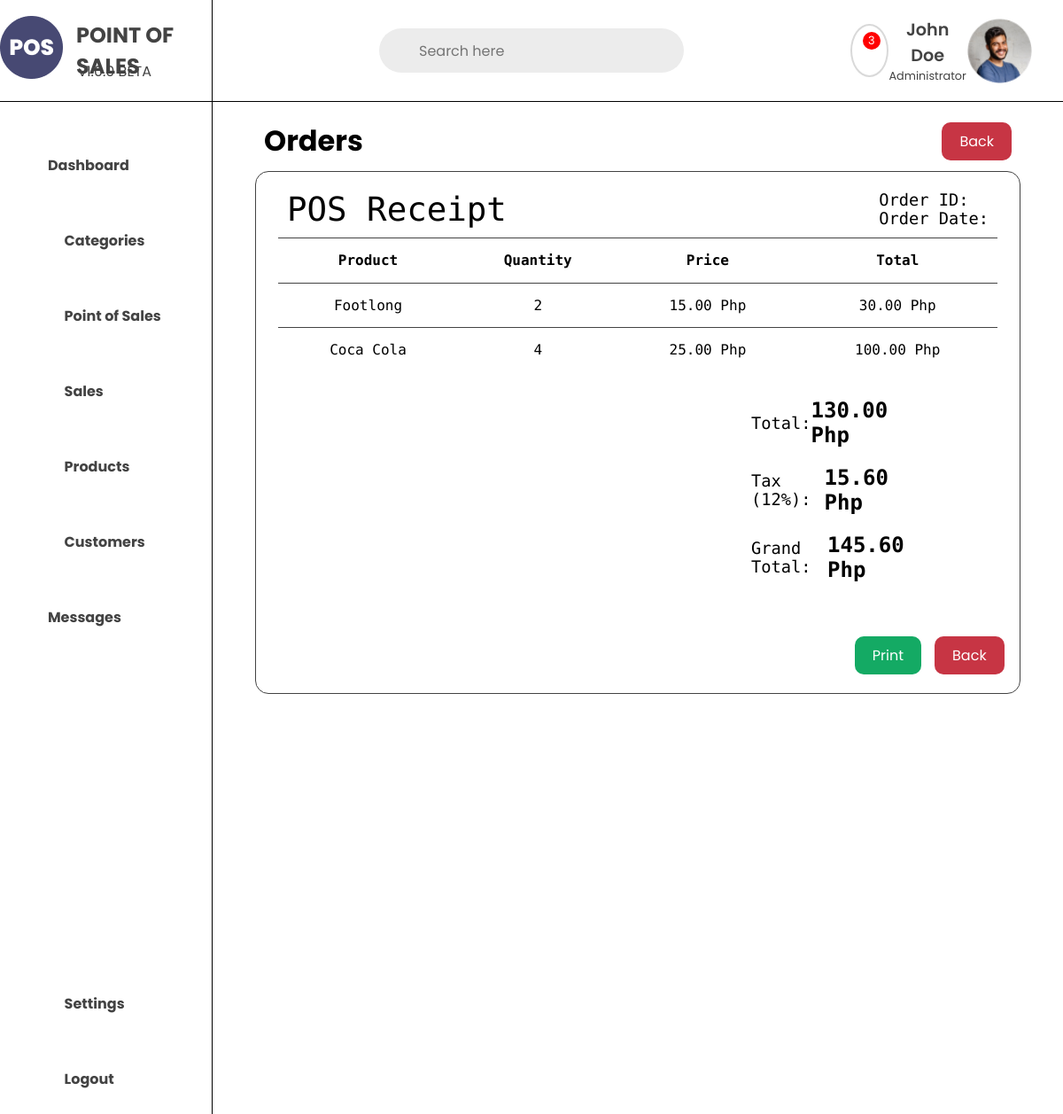
/mamgic-foodhub/point-of-sales/orders/, run on an earlier commit of the app's database.
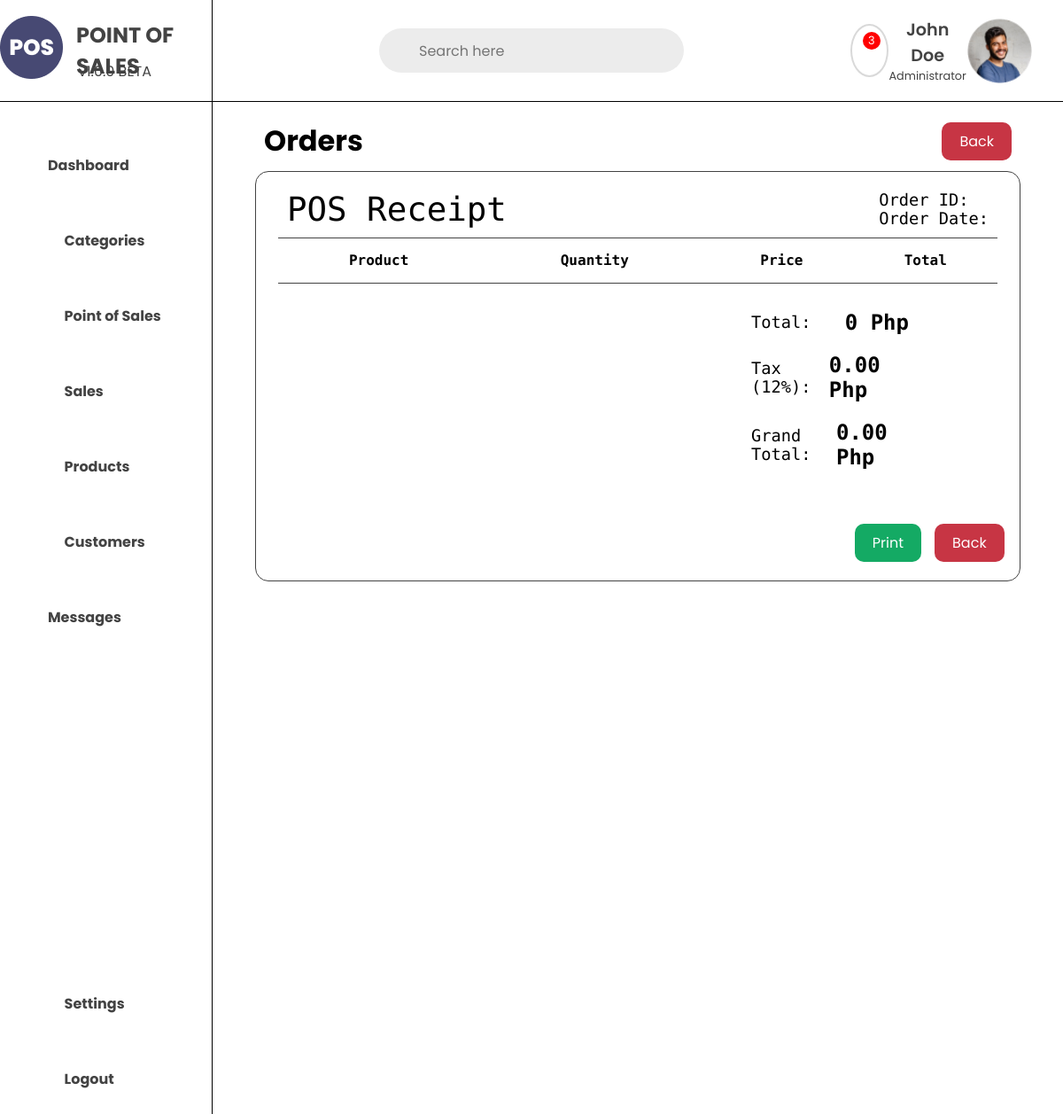
And on a later commit of the database.
### store/models.py (models this page shows)
class OrderItem(models.Model):
    order_item_id = models.CharField(max_length=100)
    order_item_order = models.ForeignKey(Order, on_delete=models.CASCADE, null=True)
    order_item_product = models.ForeignKey(Product, on_delete=models.CASCADE)
    order_item_quantity = models.IntegerField()
    order_item_price = models.DecimalField(max_digits=10, decimal_places=2, null=True, blank=True)
    order_item_total = models.DecimalField(max_digits=10, decimal_places=2, null=True)
    order_item_created = models.DateTimeField(blank=True,null=True)
    def __str__(self):
        return self.order_item_product.product_name

class Product(models.Model):
    product_name = models.CharField(max_length=100)
    product_slug = models.SlugField(max_length=100, unique=True, null=True, blank=True)
    product_description = models.TextField(max_length=1000, blank=True)
    product_price = models.DecimalField(max_digits=10, decimal_places=2, null=True, blank=True)
    product_image = models.ImageField(upload_to='product_images', blank=True)
    product_category = models.ForeignKey(Category, on_delete=models.CASCADE, null=True)
    product_store = models.ForeignKey(Store, on_delete=models.CASCADE)
    product_created = models.DateTimeField(blank=True,null=True)
    def __str__(self):
        return self.product_name

### store/views.py (the view)
# urls.py: path('<slug:store_slug>/point-of-sales/orders/', views.pos_orders, name='pos_orders'),
def pos_orders(request, store_slug):
    store = get_object_or_404(Store, store_slug=store_slug)
    order_item = OrderItem.objects.filter(order_item_product__product_store=store, order_item_order__order_completed=False)
    order = Order.objects.filter(order_store=store, order_completed=False)
    settings = Setting.objects.all()
    order_total = 0
    for o in order_item:
        order_total += o.order_item_total
        print(o, "This is the order item")
    for setting in settings:
        tax = setting.tax
        currencies = setting.currency
        tax = float(tax) / 100
        print(tax)
    order_completed = True
    order_date = None
    order_id = None
    for ord in order:
        order_completed = ord.order_completed
        order_date = ord.order_created
        order_id = ord.order_id
    context = {
        'store': store,
        'order_items': order_item,
        'order_total': order_total,
        'order_completed': order_completed,
        'order_date': order_date,
        'order_id': order_id,
        'tax': tax,
        'currencies': currencies
    }
    return render(request, 'includes/pos/pos_includes/pos_orders.html', context)

### store/templates/includes/pos/pos_includes/pos_orders.html (shortened to what this page needs)
{% extends "includes/pos/base_templates/pos_base.html" %}
{% load static %}
{% block css %}
<link rel="stylesheet" href="{% static 'css/includes/pos_orders.css' %}">
{% endblock %}
{% block content %}
{% include "navbar.html" %}
<div class="pos-orders-container">
    <div class="pos-orders-header">
        <h1>Orders</h1>
        <div class="back-btn">
            <a href="{% url 'pos' store_slug=store.store_slug %}">Back</a>
        </div>
    </div>
    <div class="receipt-body">
        <div class="receipt-header">
            <div class="receipt-header-left">
                <h3>POS Receipt</h3>
            </div>
            <div class="receipt-header-right">
                <h3>Order ID: </h3>
                <h3>Order Date: </h3>
            </div>
        </div>
        <div class="receipt-body-section">
            <div class="r-table">
                <table>
                    <thead>
                        <tr>
                            <th>Product</th>
                            <th>Quantity</th>
                            <th>Price</th>
                            <th>Total</th>
                        </tr>
                    </thead>
                    <tbody>
                        {% for item in order_items %}
                        <tr>
                            <td>
                                {{ item.order_item_product }}
                            </td>
                            <td>
                                {{ item.order_item_quantity }}
                            </td>
                            <td>
                                {{ item.order_item_price }} Php
                            </td>
                            <td>
                                {{ item.order_item_total }} Php
                            </td>
                        </tr>
                        {% endfor %}
                </table>
            </div>
            <div class="r-total">
                <div class="r-total_total">
                    <h3>Total:</h3>
                    <span>{{order_total}} Php</span>
                </div>
                <div class="r-total_tax">
                    <h3>Tax (12%):</h3>
                    <span id="r-tax"></span>
                </div>
                <div class="r-total_grandtotal">
                    <h3>Grand Total:</h3>
                    <span id="r-grand-total"></span>
                </div>
            </div>
            <div class="r-btns">
                <div class="r-main-btn">
                    <div class="r-btn-print">
                        <a href="{% url 'pos_getOrders' store_slug=store.store_slug %}">Print</a>
                    </div>
                    <div class="r-btn-back">
                        <a href="{% url 'pos' store_slug=store.store_slug %}">Back</a>
                    </div>
                </div>
            </div>
        </div>
    </div>
</div>
{% endblock %}

What changed in the data, as far as the page shows it:
removed OrderItem: order_item_product "Footlong", order_item_quantity "2", order_item_price "15.00", order_item_total "30.00"
removed OrderItem: order_item_product "Coca Cola", order_item_quantity "4", order_item_price "25.00", order_item_total "100.00"
Also different on the page:
{{ order_total }}: "130.00" → "0"
text written by a page script: "15.60 Php" → "0.00 Php"
text written by a page script: "145.60 Php" → "0.00 Php"
